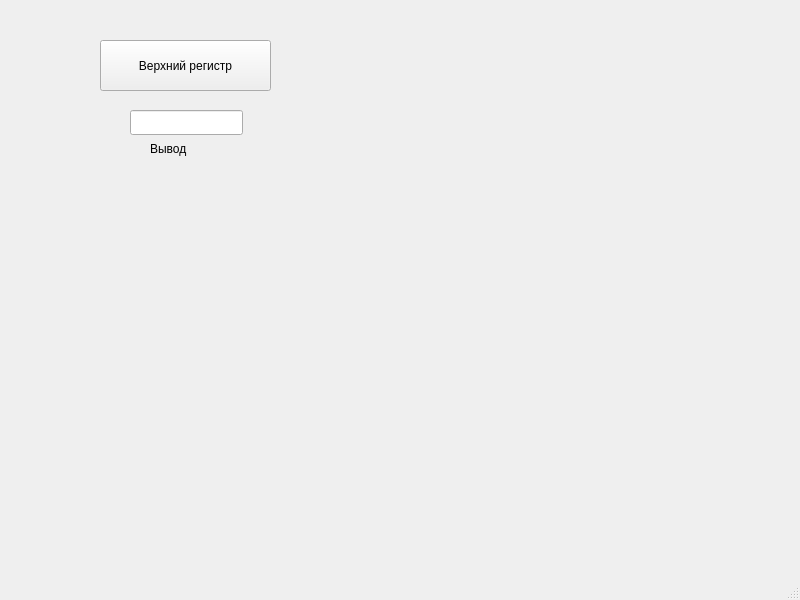
<?xml version="1.0" encoding="UTF-8"?>
<ui version="4.0">
 <class>MainWindow</class>
 <widget class="QMainWindow" name="MainWindow">
  <property name="geometry">
   <rect>
    <x>0</x>
    <y>0</y>
    <width>800</width>
    <height>600</height>
   </rect>
  </property>
  <property name="windowTitle">
   <string>MainWindow</string>
  </property>
  <widget class="QWidget" name="centralwidget">
   <widget class="QLineEdit" name="inputLineEdit">
    <property name="geometry">
     <rect>
      <x>130</x>
      <y>110</y>
      <width>113</width>
      <height>25</height>
     </rect>
    </property>
   </widget>
   <widget class="QPushButton" name="processButton">
    <property name="geometry">
     <rect>
      <x>100</x>
      <y>40</y>
      <width>171</width>
      <height>51</height>
     </rect>
    </property>
    <property name="text">
     <string>Верхний регистр</string>
    </property>
   </widget>
   <widget class="QLabel" name="resultLabel">
    <property name="geometry">
     <rect>
      <x>150</x>
      <y>140</y>
      <width>54</width>
      <height>17</height>
     </rect>
    </property>
    <property name="text">
     <string>Вывод</string>
    </property>
   </widget>
  </widget>
  <widget class="QMenuBar" name="menubar">
   <property name="geometry">
    <rect>
     <x>0</x>
     <y>0</y>
     <width>800</width>
     <height>22</height>
    </rect>
   </property>
  </widget>
  <widget class="QStatusBar" name="statusbar"/>
 </widget>
 <resources/>
 <connections/>
</ui>
